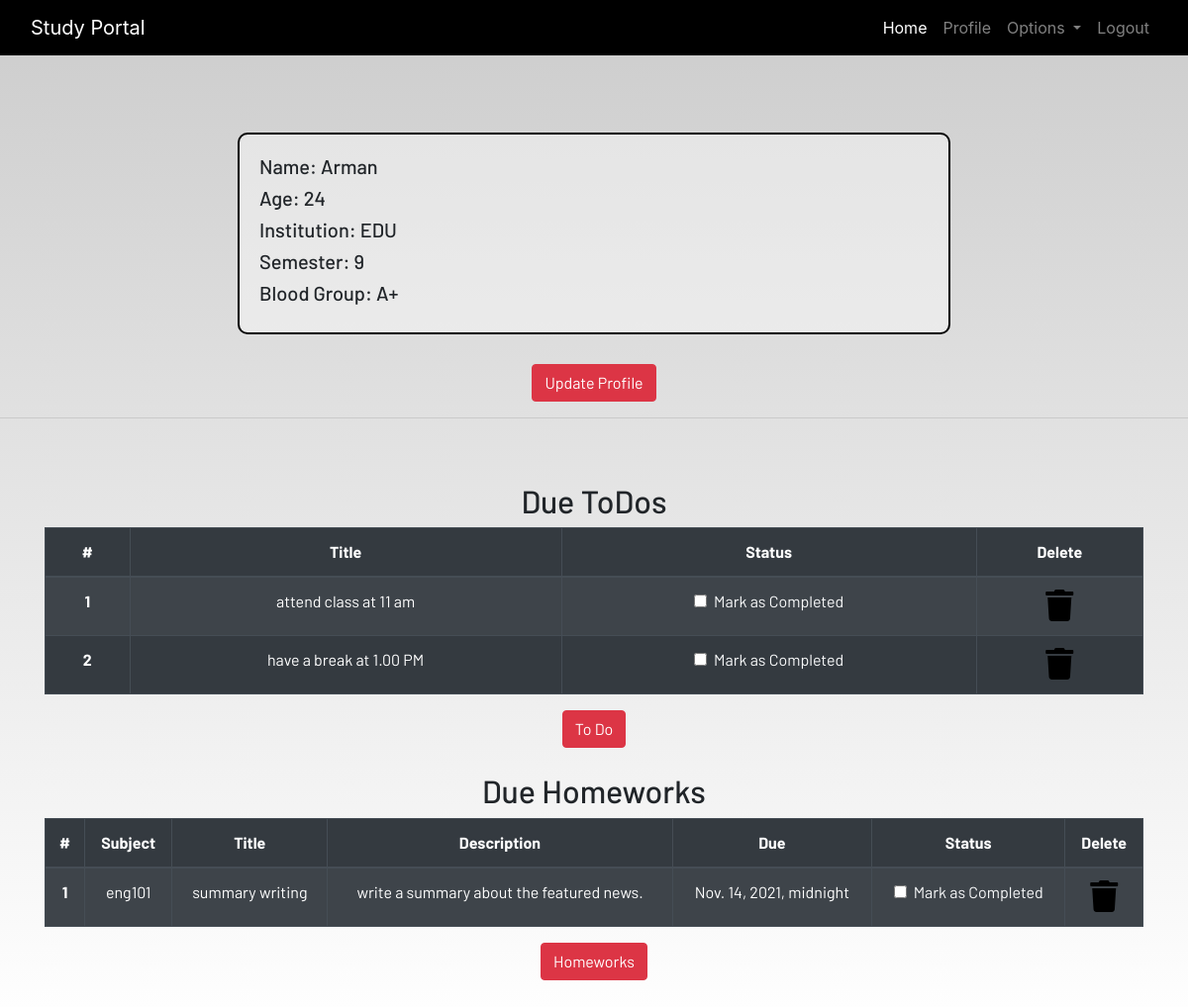
/profile/ (signed in), run on the app's committed database.
### dashboard/models.py (models this page shows, shortened)
class UpdateProfile(models.Model):
    user = models.ForeignKey(User, on_delete=models.CASCADE)
    name = models.CharField(max_length=25)
    age = models.CharField(max_length=2)
    institution = models.CharField(max_length=30)
    semester = models.CharField(null = True, max_length=2)
    bloodgroup = models.CharField(null = True, max_length=3)

class Todo(models.Model):
    user = models.ForeignKey(User, on_delete=models.CASCADE)
    title = models.CharField(max_length=100)
    is_finished = models.BooleanField(default=False)

class Homework(models.Model):
    user = models.ForeignKey(User, on_delete=models.CASCADE)
    subject = models.CharField(max_length=25)
    title = models.CharField(max_length=100)
    description = models.TextField()
    due = models.DateTimeField()
    is_finished = models.BooleanField(default=False)

### dashboard/views.py (the view)
# urls.py: path('profile/', dash_view.profile, name = "profile"),
@login_required
def profile(request):
    update_profiles = UpdateProfile.objects.filter(user = request.user)
    homeworks = Homework.objects.filter(is_finished = False, user = request.user)
    todos = Todo.objects.filter(is_finished = False, user = request.user)
    if len(homeworks) == 0:
        homework_done = True
    else:
        homework_done = False
    if len(todos) == 0:
       todos_done = True
    else:
        todos_done = False
    context = {
        'homeworks' : homeworks,
        'todos' : todos,
        'homework_done' : homework_done,
        'todos_done' : todos_done,
        'update_profiles' : update_profiles
    }
    return render(request, 'dashboard/profile.html', context)

### dashboard/templates/dashboard/profile.html
{% extends 'dashboard/base.html' %}
{% load static %}
{% load crispy_forms_tags%}
{% block content %}
{% for update_profile in update_profiles %}
    {% if forloop.counter == 1 %}
<div class="userinfo" style="
text-align: left;
width: 60%;
margin: 30px auto;
background-color: rgba(255, 255, 255, 0.4);
padding: 20px;
border-radius: 10px;
border: 2px solid black;" >
        <h5>Name: {{update_profile.name}}</h5>
        <h5>Age: {{update_profile.age}}</h5>
        <h5>Institution: {{ update_profile.institution }}</h5>
        <h5>Semester: {{ update_profile.semester }}</h5>
        <h5>Blood Group: {{ update_profile.bloodgroup }}</h5>
    </div>
    {% endif %}
{% endfor %}
<section class="text-center">
    <a href="{% url 'update-profile' %}" class="btn btn-danger">Update Profile</a>
    <hr>
    <br><br>
    <div class="container">
    {% if not todos_done %}
        <h2>Due ToDos</h2>
        <table class="table table-striped table-bordered table-hover table-dark">
            <thead>
                <tr>
                    <th scope="col">#</th>
                    <th scope="col">Title</th>
                    <th scope="col">Status</th>
                    <th scope="col">Delete</th>
                </tr>
            </thead>
            <tbody>
                {% for todo in todos %}
                <tr>
                    <th scope="row">{{forloop.counter}}</th>
                    <td>{{todo.title}}</td>
                    <td>
                        <a href="{% url 'update-todo' todo.id %}">
                            <div class="form-check">
                            {% if todo.is_finished == True %}
                                <input class="form-check-input" type="checkbox" value="" checked>
                                {% else %}
                                <input class="form-check-input" type="checkbox" value="">
                                {% endif %}
                                <label class="form-check-label text-light" for="flexCheckDefault">
                                    Mark as Completed
                                </label>
                            </div>
                        </a>
                    </td>
                    <td><a href="{% url 'delete-todo' todo.id %}"><i class="fa fa-trash fa-2x"></i></a></td>
                </tr>
                {% endfor %}
            </tbody>
        </table>
    {% else %}
        <h3>All To dos are completed!!!!</h3>
    {% endif %}
        <a href="{% url 'todo' %}" class="btn btn-danger">To Do</a>
        <br><br>
        {% if not homework_done %}
        <h2>Due Homeworks</h2>
        <table class="table table-striped table-bordered table-hover table-dark">
            <thead>
                <tr>
                    <th scope="col">#</th>
                    <th scope="col">Subject</th>
                    <th scope="col">Title</th>
                    <th scope="col">Description</th>
                    <th scope="col">Due</th>
                    <th scope="col">Status</th>
                    <th scope="col">Delete</th>
                </tr>
            </thead>
            <tbody>
                {% for homework in homeworks %}
                <tr>
                    <th scope="row">{{forloop.counter}}</th>
                    <td>{{homework.subject}}</td>
                    <td>{{homework.title}}</td>
                    <td>{{homework.description}}</td>
                    <td>{{homework.due}}</td>
                    <td>
                        <a href="{% url 'update-homework' homework.id %}">
                            <div class="form-check">
                                {% if homework.is_finished == True %}
                                <input class="form-check-input" type="checkbox" value="" checked>
                                {% else %}
                                <input class="form-check-input" type="checkbox" value="">
                                {% endif %}
                                <label class="form-check-label text-light" for="flexCheckDefault">
                                    Mark as Completed
                                </label>
                            </div>
                        </a>
                    </td>
                    <td><a href="{% url 'delete-homework' homework.id %}"><i class="fa fa-trash fa-2x"></i></a></td>
                </tr>
                {% endfor %}
            </tbody>
        </table>
        {% else %}
        <h3>All homeworks are completed!!!!</h3>
        {% endif %}
        <a href="{% url 'homework' %}" class="btn btn-danger">Homeworks</a>
    </div>
    <br><br>
</section>
{% endblock content %}

### dashboard/templates/dashboard/base.html (shortened to what this page needs)
<!DOCTYPE html>
{% load static %}
<html lang="en">
<head>
  <link rel="stylesheet" href="https://stackpath.bootstrapcdn.com/bootstrap/4.3.1/css/bootstrap.min.css"
 />
  <link rel="stylesheet" href="https://use.fontawesome.com/releases/v5.7.2/css/all.css"
 />
  <link rel="stylesheet" href="{% static 'css/main.css' %}" />
</head>
<body>
  <header>
    <nav class="navbar navbar-expand-lg navbar-dark bg-dark">
      <div class="container-fluid">
        <a class="navbar-brand" href="{% url 'home' %}">Study Portal</a>
        <div class="collapse navbar-collapse justify-content-end" id="navbarSupportedContent">
          <ul class="navbar-nav mb-2 mb-lg-0">
            <li class="nav-item">
              <a class="nav-link active" aria-current="page" href="{% url 'home' %}">Home</a>
            </li>
            {% if user.is_authenticated %}
            <li class="nav-item">
              <a class="nav-link" href="{% url 'profile' %}">Profile</a>
            </li>
            <li class="nav-item dropdown">
              <a class="nav-link dropdown-toggle" href="#" id="navbarDropdown" role="button" data-toggle="dropdown"
                aria-haspopup="true" aria-expanded="false">
                Options
              </a>
            </li>
            <li class="nav-item">
              <a class="nav-link" href="{% url 'logout' %}">Logout</a>
            </li>
            {% endif %}
          </ul>
        </div>
      </div>
    </nav>
  </header>
  <br /><br />
  <main>
    {% block content %}
    {% endblock content %}
  </main>
</body>
</html>

### static/css/main.css (style rules this page uses)
html { scroll-behavior: smooth; height: 100%; width: 100%; }
main { font-family: Barlow, Quicksand, Rubik, sans-serif, serif, "Times New Roman", Times, serif !important; }
.navbar { background-color: rgb(0, 0, 0) !important; }
a { text-decoration: none !important; color: black; }
html, body { max-width: 100%; overflow-x: hidden; height: 100%; width: 100%; }
body { background: linear-gradient(rgba(0, 0, 0, 0.2), rgba(255, 255, 255, 0.5)); overflow-x: hidden; background-repeat: no-repeat; }
.fa { color: black; }
.bg-dark { background-color: black !important; }

### data on the page
UpdateProfile: name "Arman", age "24", institution "EDU", semester "9", bloodgroup "A+"
Todo: title "attend class at 11 am"
Todo: title "have a break at 1.00 PM"
Homework: subject "eng101", title "summary writing", description "write a summary about the featured news.", due "Nov. 14, 2021, midnight"
